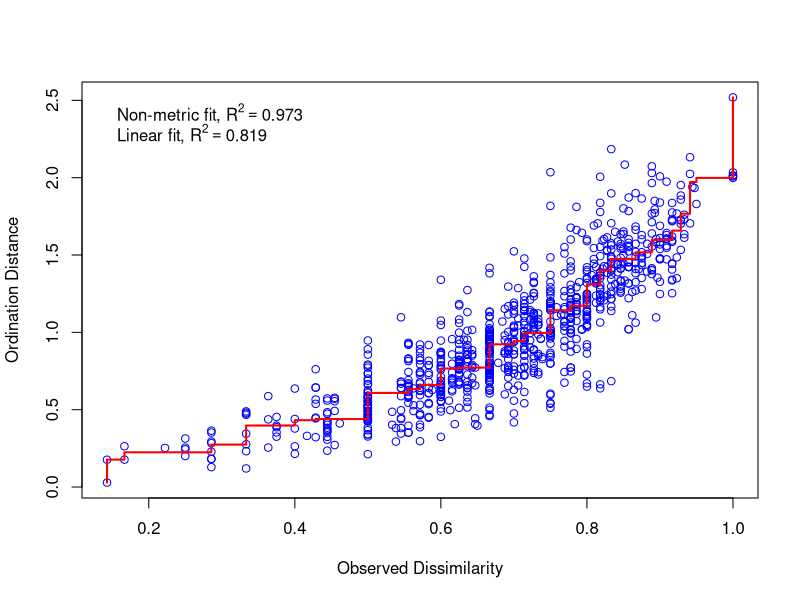
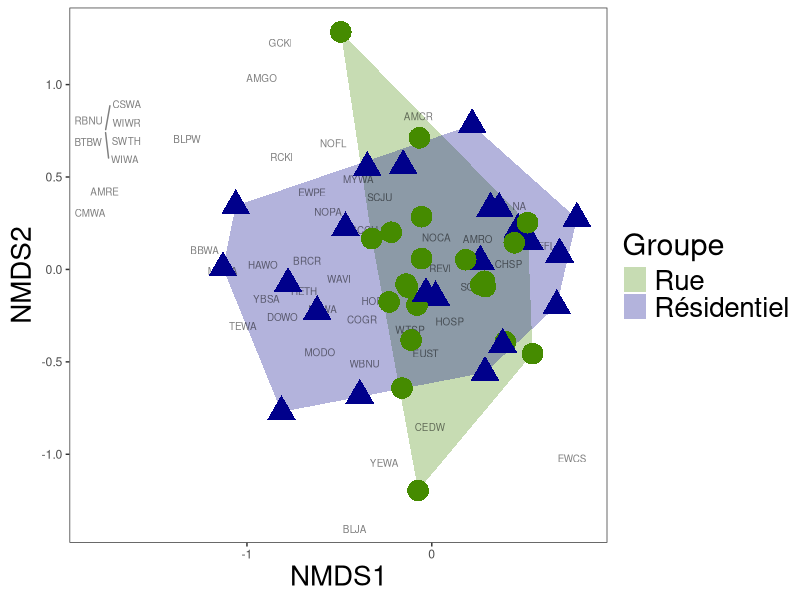
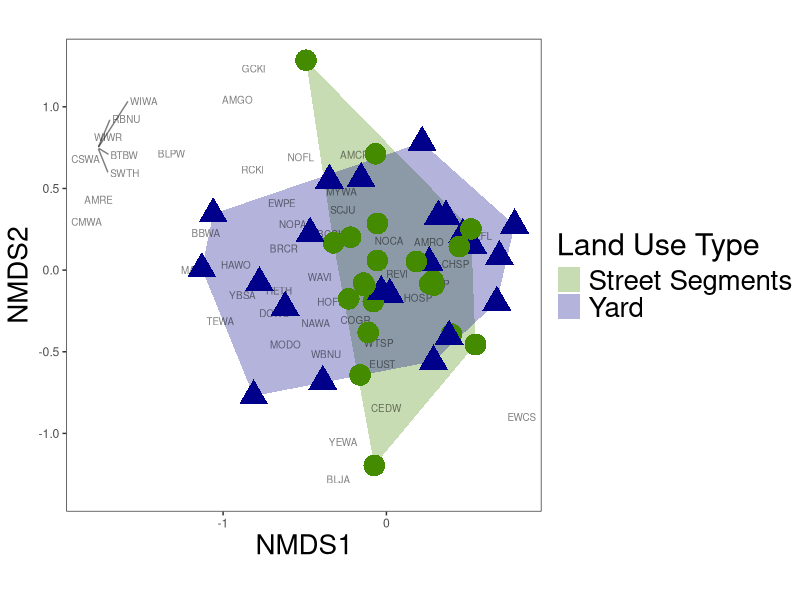

Here is the R script that generated these plots, in order:
# script description


# Resrouces: 
# Plotting NMDS: https://chrischizinski.github.io/rstats/vegan-ggplot2/


# Packages used: 
library(tidyverse)
library(vegan)
library(ggplot2)
library(ggrepel)



# Loading in the data
dataglobal <- read.csv("2-Cleaned_data/cleaned_df.csv")


#========================================================#
                #FORMATTING THE DATAFRAME#
#========================================================#


#  Communtiy  matrix (site x bird species)
data_matrix_group <- dataglobal %>%
  # Removing obervations where bird species was unknown
  filter(!grepl("Unknown", Bird.code)) %>% 
  dplyr::select(Code, Landtype, Bird.code) %>%
  distinct() %>%
  mutate_at(vars(Code), as.factor) %>%
  # Adding a '1' if the bird species was ever present at the site
  mutate(Present = 1) %>%
  pivot_wider(
    id_cols = c(Code, Landtype),
    names_from = Bird.code,
    values_from = Present,
    values_fill = 0) %>% 
  column_to_rownames(var = "Code")


community_matrix <- data_matrix_group %>% 
  # Removing landtype column
  dplyr::select(-(Landtype))

#======================================================#
                      #NMDS#
#======================================================#


bird_NMDS = metaMDS(community_matrix, 
                       distance = "jaccard",
                       # Increasing to 3D because it drops stress below 0.2
                       k=3)

# Extracting stress metric 
bird_NMDS$stress
# Visualising stress
stressplot(bird_NMDS)



#===============================================================#
                      #NMDS PLOT#
#===============================================================#


# Extracting site scores and converting to df using 'scores' function (vegan)
data.scores <- as.data.frame(scores(bird_NMDS, display = "sites"))
# Creating a new column (site) from the row names 
data.scores$site <- rownames(data.scores)
# Creating a column for group (street or yard) based on Landtype column of data_matrix_group
data.scores$Group <- data_matrix_group$Landtype  


# Extracting species scores and converting to df using 'scores' function (vegan)
species.scores <- as.data.frame(scores(bird_NMDS, "species"))
# Creating a new column (species) from the row names
species.scores$species <- rownames(species.scores)  



# Calculating the hull values for each group (yard or street)
grp.yard <- data.scores[data.scores$Group == "yard", ][chull(data.scores[data.scores$Group == 
                                                                   "yard", c("NMDS1", "NMDS2")]), ]
grp.street <- data.scores[data.scores$Group == "street", ][chull(data.scores[data.scores$Group == 
                                                                   "street", c("NMDS1", "NMDS2")]), ]
# Combining hull values for both groups
hull.data <- rbind(grp.yard, grp.street)



nmds_plot <- ggplot() + 
  # Adding the group hulls
  geom_polygon(data=hull.data,aes(x=NMDS1,y=NMDS2,fill=Group,group=Group),alpha=0.30) +
  # Adding the species labels to the plot
  geom_text_repel(data=species.scores,aes(x=NMDS1,y=NMDS2,label=species), size = 2.5, max.overlaps = Inf,alpha=0.5) +
  # Adding the site points to the plot
  geom_point(data=data.scores,aes(x=NMDS1,y=NMDS2,shape=Group,colour=Group),size=7, show.legend = FALSE) +
  # Colouring the two groups
  scale_colour_manual(values=c("yard" = "darkblue", "street" = "chartreuse4")) +
  scale_fill_manual(labels= c("Street Segments", "Yard"), values = c("yard" = "darkblue", "street" = "chartreuse4")) +
  coord_equal() +
  labs(fill="Land Use Type") +
  theme_test() + 
  theme(# Making axis labels larger
    axis.title.x = element_text(size=20), 
    axis.title.y = element_text(size=20), 
    legend.title = element_text(size =22), 
    legend.text = element_text(size = 20), 
    legend)
 



nmds_plot_FR <- ggplot() + 
  # Adding the group hulls
  geom_polygon(data=hull.data,aes(x=NMDS1,y=NMDS2,fill=Group,group=Group),alpha=0.30) +
  # Adding the species labels to the plot
  geom_text_repel(data=species.scores,aes(x=NMDS1,y=NMDS2,label=species), size = 2.5, max.overlaps = Inf,alpha=0.5) +
  # Adding the site points to the plot
  geom_point(data=data.scores,aes(x=NMDS1,y=NMDS2,shape=Group,colour=Group),size=7, show.legend = FALSE) +
  # Colouring the two groups
  scale_colour_manual(values=c("yard" = "darkblue", "street" = "chartreuse4")) +
  scale_fill_manual(labels= c("Rue", "Résidentiel"), values = c("yard" = "darkblue", "street" = "chartreuse4")) +
  coord_equal() +
  labs(fill="Groupe") +
  theme_test() + 
  theme(# Making axis labels larger
        axis.title.x = element_text(size=20), 
        axis.title.y = element_text(size=20), 
        legend.title = element_text(size =22), 
        legend.text = element_text(size = 20), 
        legend)


ggsave(nmds_plot_FR, 
       filename = "Q2.2_NMDS_plot_FR.png",
       path = "4-Output/Figures",
       device = "png",
       height = 6, width = 10, units = "in")


ggsave(nmds_plot, 
       filename = "Q2.2_NMDS_plot.png",
       path = "4-Output/Figures",
       device = "png",
       height = 6, width = 10, units = "in")
